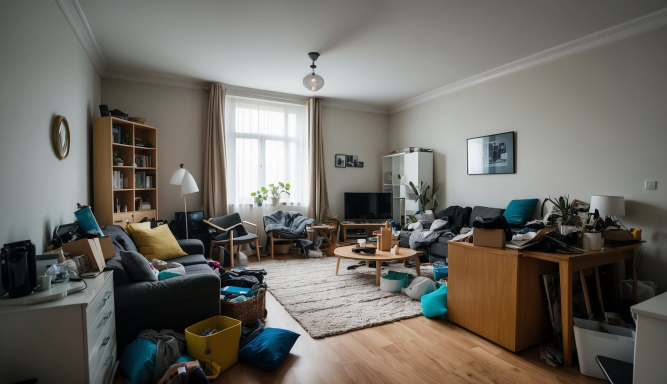
#> input picture test_living_room.jpg, 1333 x 768 px (shown at 1/2 size)
$ python -i image_enhancement_service.py   (imports and definitions only)
#> lines starting #> are read from the running program, lines starting #| are printed output that depends on the picture; after the words box and inside, x2 and y2 are one past the last pixel; in counts of white or black regions, pixels touching at a corner belong together
#> further down, picture is the input picture: shape (768, 1333, 3); mean B, G, R 100.5, 107.6, 110.7
import io
from typing import List, Tuple

import cv2
import numpy as np
from PIL import Image, ImageOps


# [77 lines left out: functions _read_image, _encode_jpeg, _resize_preserving_aspect, _gray_world_white_balance, _apply_clahe, _mild_denoise and 1 more, not called in this run]


def _edge_aware_sharpen(image_bgr):
    gray = cv2.cvtColor(image_bgr, cv2.COLOR_BGR2GRAY)
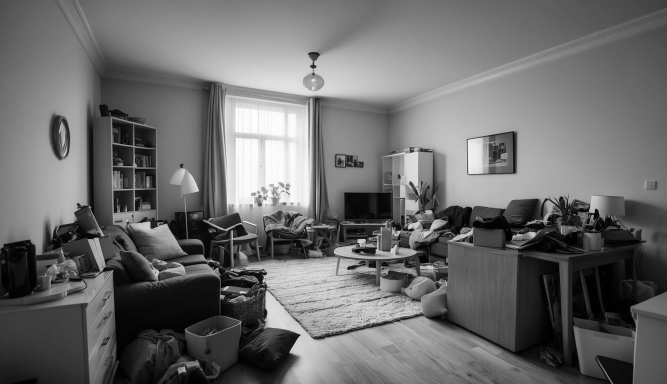
#> gray: shape (768, 1333) (shown at 1/2 size); min 0, max 255, mean 107.7
    edges = cv2.Canny(gray, 60, 120)
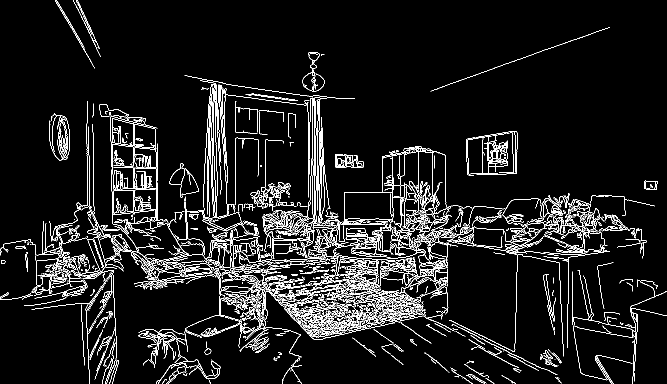
#> edges: shape (768, 1333) (shown at 1/2 size); 6.9% white in thin lines or dots
    edges = cv2.medianBlur(edges, 3)
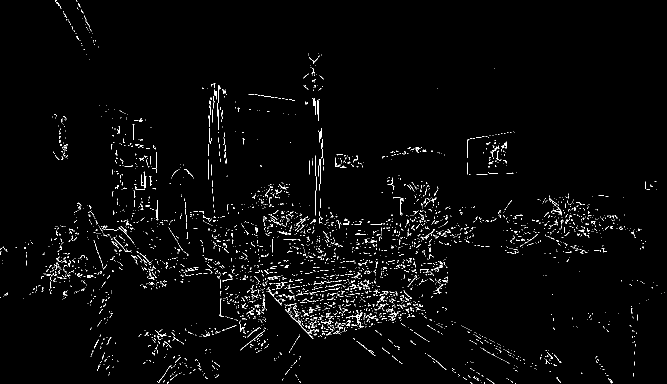
#> edges: shape (768, 1333) (shown at 1/2 size); 2% white in thin lines or dots

    blurred = cv2.GaussianBlur(image_bgr, (0,0), 1.2)
    sharpened = cv2.addWeighted(image_bgr, 1.13, blurred, -0.10, 0)

    kernel = np.ones((3,3), np.uint8)
    mask = cv2.dilate(edges, kernel)
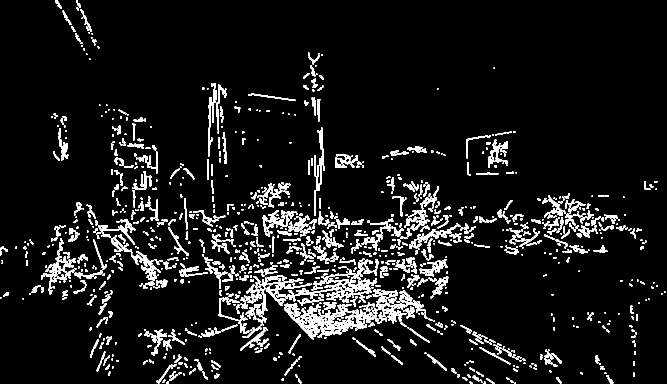
#> mask: shape (768, 1333) (shown at 1/2 size); 7.9% white; 1376 white regions (600 under 20 px), largest, box (x1, y1, x2, y2) and area: (568, 606, 734, 679) 4250, (591, 552, 753, 596) 2142, (745, 578, 802, 644) 1303
    mask = cv2.GaussianBlur(mask, (9,9), 0)
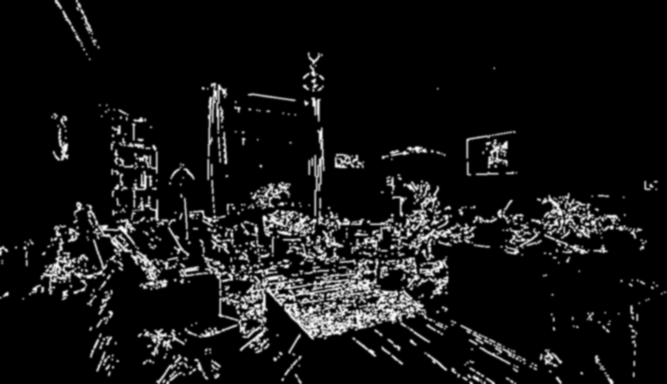
#> mask: shape (768, 1333) (shown at 1/2 size); min 0, max 254, mean 20.1

    mask = mask.astype(np.float32) / 255.0
    mask = mask[:,:,None]

    result = image_bgr*(1-mask) + sharpened*mask
    return np.clip(result, 0, 255).astype(np.uint8)


# [188 lines left out: functions _auto_straighten, _vertical_perspective_correction, enhance_listing_photo, enhance_listing_photos, _shadow_lift, _window_protect, not called in this run]

>>> import cv2
>>> picture = cv2.imread('../../test_living_room.jpg')
>>> result = _edge_aware_sharpen(picture)
